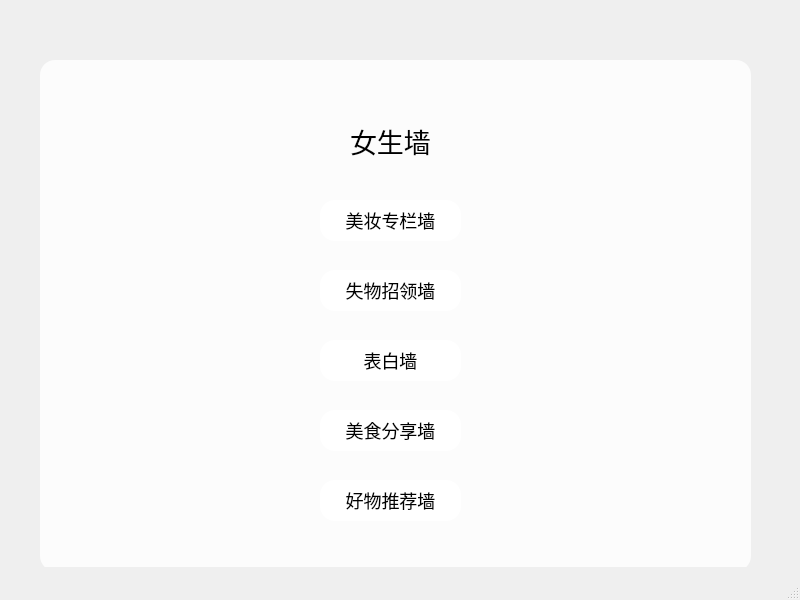
<?xml version="1.0" encoding="UTF-8"?>
<ui version="4.0">
 <class>GirlWall</class>
 <widget class="QMainWindow" name="GirlWall">
  <property name="geometry">
   <rect>
    <x>0</x>
    <y>0</y>
    <width>800</width>
    <height>600</height>
   </rect>
  </property>
  <property name="windowTitle">
   <string>MainWindow</string>
  </property>
  <property name="styleSheet">
   <string notr="true">*{
background-image:url(:/img/8574639.jpg);
font-size:20px;
font-family:Century Gothic;
}
QFrame{
background:rgba(255,255,255,0.8);
border-radius:15px;
}

#Widget{

}

QToolButton{
background:red;
border-radius:60px;
}
QLabel{
font-size:27px;
color:black;
background:transparent;
}
QPushButton{
font-size:18px;
background:white;
border-radius:15px;
}
QPushButton:hover{

border-radius:15px;
background:#c8adc4;
}
QLineEdit{
background:transparent;
border:none;
color:#717072;
border-bottom:1px solid #717072;
}</string>
  </property>
  <widget class="QWidget" name="centralwidget">
   <widget class="QFrame" name="frame">
    <property name="geometry">
     <rect>
      <x>40</x>
      <y>60</y>
      <width>711</width>
      <height>511</height>
     </rect>
    </property>
    <property name="frameShape">
     <enum>QFrame::StyledPanel</enum>
    </property>
    <property name="frameShadow">
     <enum>QFrame::Raised</enum>
    </property>
    <widget class="QLabel" name="label">
     <property name="geometry">
      <rect>
       <x>310</x>
       <y>60</y>
       <width>161</width>
       <height>41</height>
      </rect>
     </property>
     <property name="text">
      <string>女生墙</string>
     </property>
    </widget>
    <widget class="QPushButton" name="meizhuang">
     <property name="geometry">
      <rect>
       <x>280</x>
       <y>140</y>
       <width>141</width>
       <height>41</height>
      </rect>
     </property>
     <property name="text">
      <string>美妆专栏墙</string>
     </property>
    </widget>
    <widget class="QPushButton" name="haowu">
     <property name="geometry">
      <rect>
       <x>280</x>
       <y>210</y>
       <width>141</width>
       <height>41</height>
      </rect>
     </property>
     <property name="text">
      <string>失物招领墙</string>
     </property>
    </widget>
    <widget class="QPushButton" name="biaobai">
     <property name="geometry">
      <rect>
       <x>280</x>
       <y>280</y>
       <width>141</width>
       <height>41</height>
      </rect>
     </property>
     <property name="text">
      <string>表白墙</string>
     </property>
    </widget>
    <widget class="QPushButton" name="meishi">
     <property name="geometry">
      <rect>
       <x>280</x>
       <y>350</y>
       <width>141</width>
       <height>41</height>
      </rect>
     </property>
     <property name="text">
      <string>美食分享墙</string>
     </property>
    </widget>
    <widget class="QPushButton" name="shiwu">
     <property name="geometry">
      <rect>
       <x>280</x>
       <y>420</y>
       <width>141</width>
       <height>41</height>
      </rect>
     </property>
     <property name="text">
      <string>好物推荐墙</string>
     </property>
    </widget>
   </widget>
  </widget>
  <widget class="QStatusBar" name="statusbar"/>
 </widget>
 <resources/>
 <connections/>
</ui>
